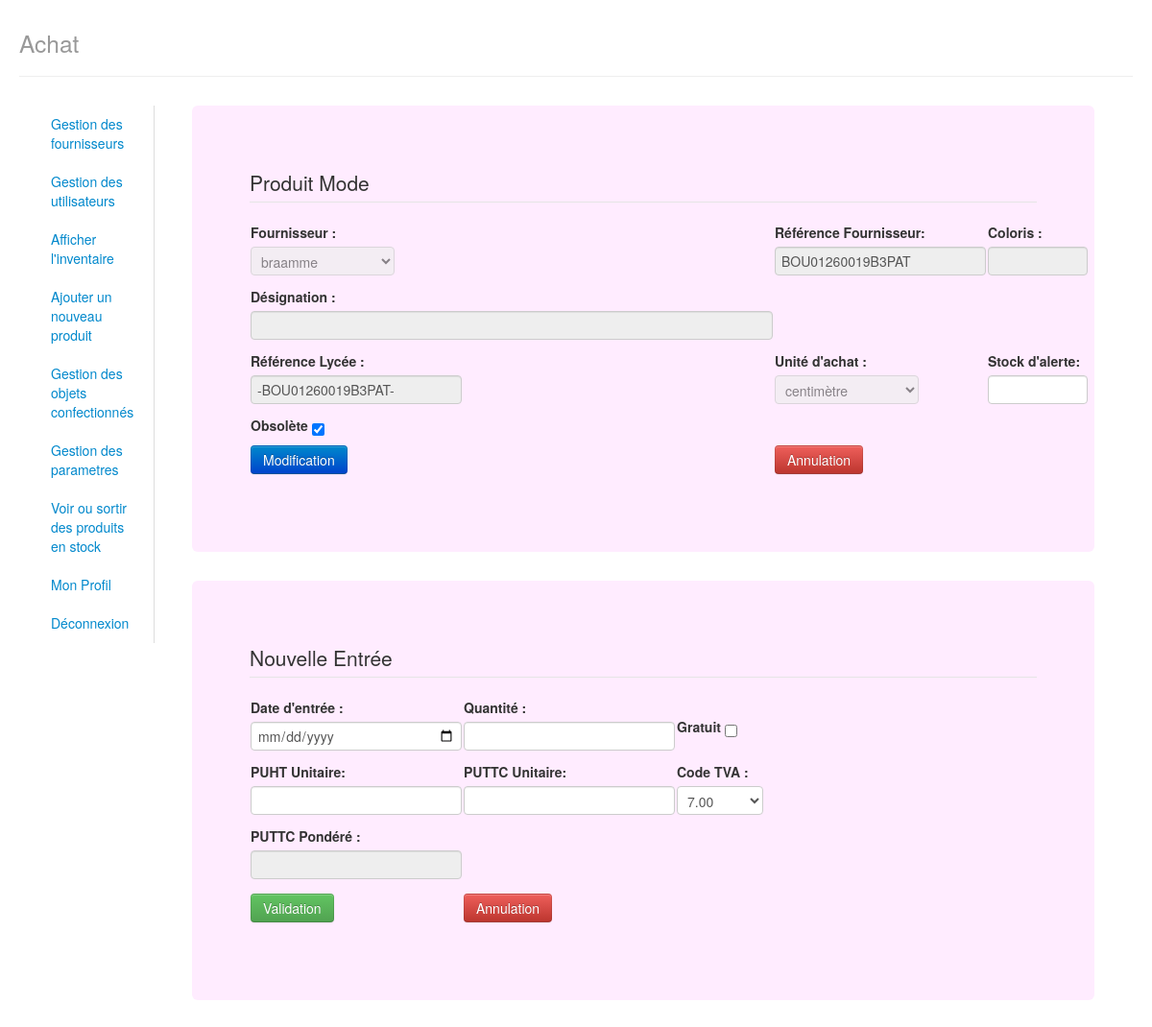
Page /newProduit2.php?num=BOU01260019B3PAT (signed in) on the earlier database version.
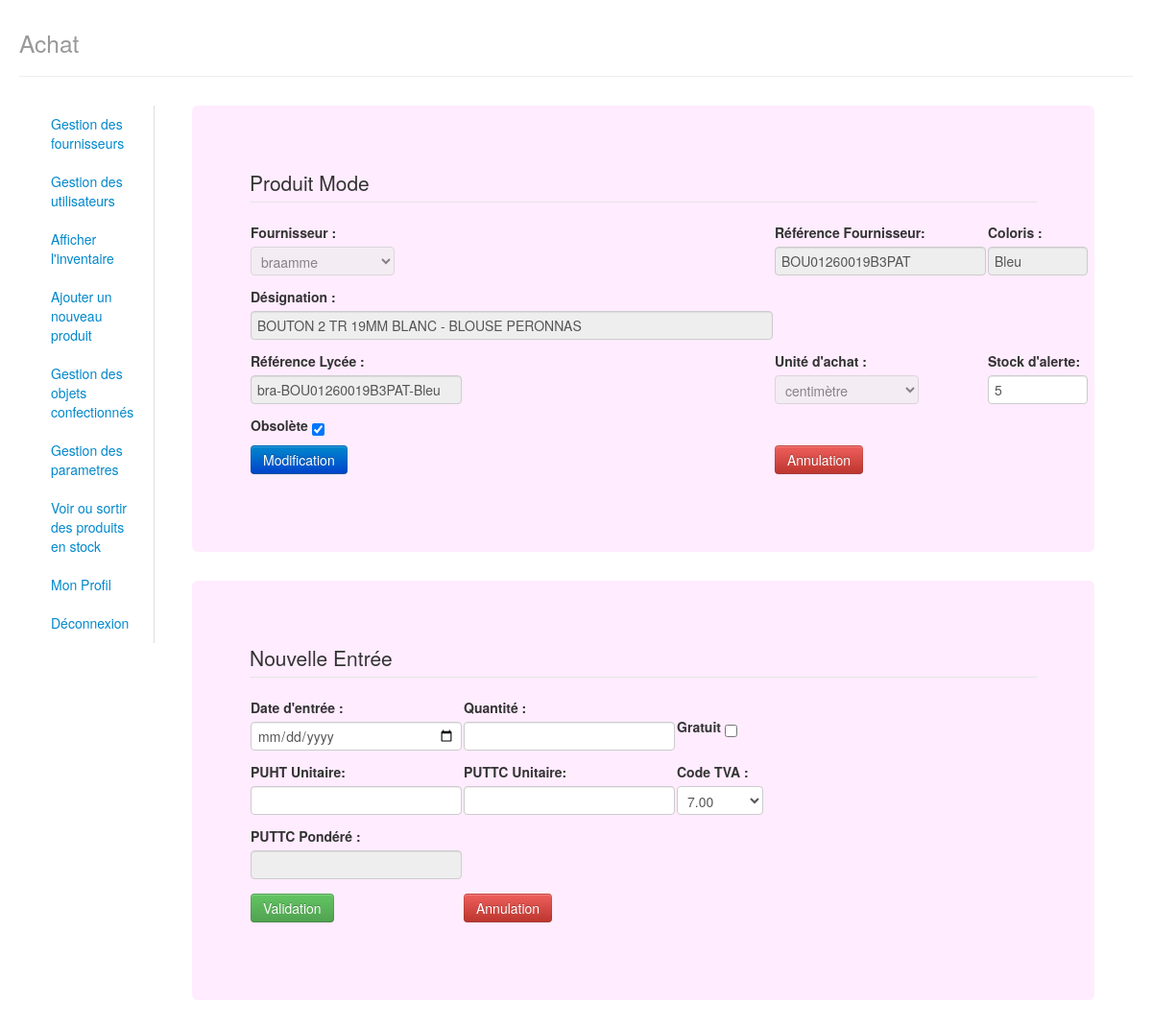
Same page on the later database version.
### tables this page shows
CREATE TABLE IF NOT EXISTS `produit` (
  `RefLycee` varchar(30) NOT NULL,
  `Id` int(3) NOT NULL,
  `RefFournisseur` varchar(30) NOT NULL,
  `Designation` varchar(100) NOT NULL,
  `IdUniteAchat` int(3) NOT NULL,
  `IdFournisseur` int(3) NOT NULL,
  `QuantiteTotal` decimal(10,2) NOT NULL,
  `Obselete` tinyint(1) NOT NULL,
  `StockAlerte` int(2) NOT NULL,
  `PUTTCPondere` decimal(10,2) NOT NULL,
  `Coloris` char(15) NOT NULL,
  `IdSection` int(3) NOT NULL,
  `StockInitial` int(2) NOT NULL,
  `PondereInitial` decimal(10,2) NOT NULL,
  PRIMARY KEY (`RefLycee`),
  KEY `IdFournisseur` (`IdFournisseur`),
  KEY `IdSection` (`IdSection`),
  KEY `IdUniteAchat` (`IdUniteAchat`)
);

CREATE TABLE IF NOT EXISTS `fournisseurs` (
  `Id` int(3) NOT NULL AUTO_INCREMENT,
  `Nom` char(30) NOT NULL,
  PRIMARY KEY (`Id`)
);

CREATE TABLE IF NOT EXISTS `detailsligneproduit` (
  `RefLycee` char(30) NOT NULL,
  `Id` int(3) NOT NULL,
  `DateChangement` date NOT NULL,
  `IdTVA` int(10) NOT NULL,
  `Gratuit` tinyint(1) DEFAULT NULL,
  `PUHT` decimal(10,2) DEFAULT NULL,
  `SortieEntree` char(1) NOT NULL,
  `IdUsers` int(10) NOT NULL,
  `PUTTC` decimal(10,2) DEFAULT NULL,
  `Utilisation` int(10) NOT NULL,
  `OC` char(30) NOT NULL,
  `Quantite` int(3) NOT NULL,
  PRIMARY KEY (`RefLycee`,`Id`),
  KEY `IdTVA` (`IdTVA`),
  KEY `IdUsers` (`IdUsers`),
  KEY `OC` (`OC`),
  KEY `Utilisation` (`Utilisation`)
);

CREATE TABLE IF NOT EXISTS `tva` (
  `Id` int(3) NOT NULL AUTO_INCREMENT,
  `Taux` decimal(10,2) NOT NULL,
  PRIMARY KEY (`Id`)
);

### connexion.php (called while the page is built, shortened)
<?php
function connexion_base($annee)
{
    try
    {
        $bdd = new PDO('mysql:host=localhost;dbname='.$annee.'','root','') or die(print_r($bdd->errorInfo()));
        $bdd->setAttribute(PDO::ATTR_ERRMODE, PDO::ERRMODE_EXCEPTION);
        $bdd->exec('SET NAMES utf8');
        return $bdd;
    }
    catch(Exception $e)
    {
        die('erreur: ' . $e->getMessage());
    }
}
?>

### newProduit2.php (the view, shortened to what the changed rows need)
<!DOCTYPE html>
<?php
include('Produit.class.php');
$Produit = new Produit();
if(isset($_GET)&&  !empty($_GET))
{
    extract($_GET);
    $RefFournisseur= $_GET['num'];
    $Resultat = $Produit->GetRemplissageTableau($RefFournisseur);
    foreach ($Resultat as $value)
    {
        $value['Nom'];
        $value['Coloris'];
        $value['RefLycee'];
        $value['Designation'];
        $value['Details'];
        $value['IdFour'];
        $value['uniteId'];
        $value['StockAlerte'];
        $value['Obselete'];
        $value['dQuantite'];
        $value['dDateChangement'];
        $value['dGratuit'];
        $value['dPUHT'];
        $value['dPUTTC'];
        $value['dIdTVA'];
    }
    $Noma = $value['Nom'];
    $Colorisa = $value['Coloris'];
}
else
{
        $Id = trim($_SESSION['Get']['id']);
}
?>
<html>
    <head>
              <link rel="stylesheet"   media="screen" href="css/bootstrap-responsive.min.css">
        <link rel="stylesheet"   media="screen" href="css/bootstrap.min.css">
        <link rel="stylesheet" media="print" href="css/print.css" type="text/css">
    </head>
    <body>
        <div class="container-fluid">
            <div class="page-header">
                <h1><small>Achat</small></h1>
            </div>
            <?php include('Menu.php');?>
            <div class="span12">
                <div class="tab-content">
                    <div class="tab-pane active">
                        <div class="hero-unit" style="background-color: #FFECFF">
                            <div class="row-fluid">
                                <?php $idlien = $value["RefFournisseur"]; ?>
                                <?php $idid = $value["Id"]; ?>
                                <?php $ididid = "2"; ?>
                                <?php $lienN = "newProduit1.php?num=$idlien&id=$idid&$ididid"; ?>
                                <form method="POST" action="<?php echo $lienN ?>">
                                    <table style="border:none;">
                                        <thead>
                                            <tr>
                                                <td>
                                                    <label for="Fournisseurs"><b>Fournisseur :</b></label>
                                                    <select name = "Fournisseurs" class="input-medium" disabled id="Fournisseurs">
                                                    <?php
                                                        $tab1 = $Produit->ListeFournisseurs();
                                                        foreach ($tab1 as $valeur1)
                                                        {
                                                            if(!empty($_GET)){$val=$value['IdFour'];}
                                                            else {$val= $_POST['Fournisseurs'];}
                                                        }
                                                    ?>
                                                    </select>
                                                </td>
                                                <td>
                                                    <label for="RefFournisseur"><b>Référence Fournisseur:</b></label>
                                                    <input type="text" name="RefFournisseurs" disabled id="RefFournisseurs" value='<?php if(!empty($_GET)){ echo $RefFournisseur;} else {echo $_POST['RefFournisseurs'];}?>'>
                                                </td>
                                                <td>
                                                    <label for="Coloris"><b>Coloris :</b></label>
                                                    <input type="text" name="Coloris" id="Coloris" disabled class="input-small" value='<?php if(!empty($_GET)){echo $value['Coloris'];;} else {echo $_POST['Coloris'];}?>'>
                                                </td>
                                            <tr>
                                                <td>
                                                    <label for="Désignation"><b>Désignation :</b></label>
                                                    <input type="text" name="Designation" class="input-xxlarge" disabled id="Designation" value='<?php if(!empty($_GET)){echo $value['Designation'];} else {echo $_POST['Designation'];}?>'>
                                                </td>
                                            </tr>
                                            <tr>
                                                <td>
                                                    <label for="RéfLycee" ><b>Référence Lycée :</b></label>
                                                    <input type="text" name="RefLycee" id="RefLycee"  disabled value='<?php $Produit->ChampsRefLycee($Noma, $RefFournisseur, $Colorisa); ?>'>
                                                </td>
                                            <td>
                                                            <?php
                                                        $tab1 = $Produit->ListeUniteAchat();
                                                        foreach ($tab1 as $valeur1)
                                                        {
                                                            if(!empty($_GET)){$val =$value["uniteId"];} else {$val= $_POST['UniteAchat'];}
                                                        }
                                                    ?>
                                            </td>
                                            <td>
                                                <label for="StockAlerte"><b>Stock d'alerte:</b></label>
                                                <input type="text" name="StockAlerte" class="input-small" id="StockAlerte" value='<?php if(!empty($_GET)){echo $value['StockAlerte'];} else {echo $_POST['StockAlerte'];}?>'>
                                            </td>
                                            <tr>
                                                <td>
                                                    <?php
                                                    if(!empty($_GET)){$val=$value["Obselete"];} else {$val= $_POST['obselete'];}
                                                   ?>
                                                    <label for="Obsolete"> <b>Obsolète </b> <input type="checkbox" name="obselete" id="obselete" <?php if( $val != 1){ echo "checked";} ?> </label>
                                                </td>
                                            </tr>
                                            <tr>
                                            </tr>
                                        </thead>
                                    </table>
                                </form>
                            </div>
                        </div>
                    </div>
                </div>
                <div class="tab-content">
                    <div class="tab-pane active">
                        <div class="hero-unit" style="background-color: #FFECFF">
                            <div class="row-fluid">
                                <form method="POST" action="newProduit.php" name="form">
                                    <table style="border:none;">
                                        <thead>
                                            <tr>
                                                <td>
                                                    <label for="DateEntree"><b>Date d'entrée :</b></label>
                                                    <input type="date" name="DateEntree" id="DateEntree" required="" >
                                                </td>
                                                <td>
                                                    <label for="Quantite"><b>Quantité :</b></label>
                                                    <input type="text" name="Quantite" id="Quantite" required="">
                                                </td>
                                                <td>
                                                   <label for="Gratuit"> <b>Gratuit</b>
                                                    </label>
                                                </td>
                                            </tr>
                                            <tr>
                                                <td>
                                                    <label for="PUHT"><b>PUHT Unitaire:</b></label>
                                                    <input type="text" name="PUHT" id="PUHT">
                                                </td>
                                                <td>
                                                    <label for="PUTTC"><b>PUTTC Unitaire:</b></label>
                                                    <input type="text" name="PUTTC" id="PUTTC">
                                                </td>
                                                <td>
                                                    <label for="CodeTVA"><b>Code TVA :</b></label>
                                                    <select name = "CodeTVA" class="input-small" id="CodeTVA" >
                                                    <?php
                                                        $tab1 = $Produit->ListeTVA();
                                                        foreach ($tab1 as $valeur1)
                                                        {
                                                          echo "<option value=".$valeur1['Id']." ";
                                                          if(!empty($_GET)){$val =$value["dIdTVA"];}
                                                          if($val == $valeur1["Id"])
                                                          {
                                                              echo "selected";
                                                          }
                                                          echo "> ".$valeur1["Taux"]."</option>";
                                                        }
                                                    ?>
                                                    </select>
                                                </td>
                                            </tr>
                                            <tr>
                                                <td>
                                                    <label for="PUTTCPondere"><b>PUTTC Pondéré :</b></label>
                                                    <input type="text" name="PUTTCPondere" id="PUTTCPondere" disabled>
                                                </td>
                                            </tr>
                                            <tr>
                                                <td>
                                                    <button type="submit" class="btn btn-success" value="envoyer1" name="action1" onClick="return confirm('Etes-vous sûr?');">Validation</button>
                                                </td>
                                                <td>
                                                    <button type="reset" class="btn btn-danger" value="reset" name="reset">Annulation</button>
                                                </td>
                                            </tr>
                                        </thead>
                                    </table>
                                </form>
                            </div>
                        </div>
                    </div>
                </div>
            </div>
        </div>
    </body>
</html>

Differences in the rows shown:
added produit: Coloris "Bleu", Designation "BOUTON 2 TR 19MM BLANC - BLOUSE PERONNAS", RefLycee "bra-BOU01260019B3PAT-Bleu", StockAlerte "5", Obselete "☑"
added detailsligneproduit: CodeTVA "7.00"
Other differences:
form field RefLycee: "-BOU01260019B3PAT-" → (not shown)
form field obselete: "☑" → (not shown)
form field CodeTVA: "7.00" → (not shown)
